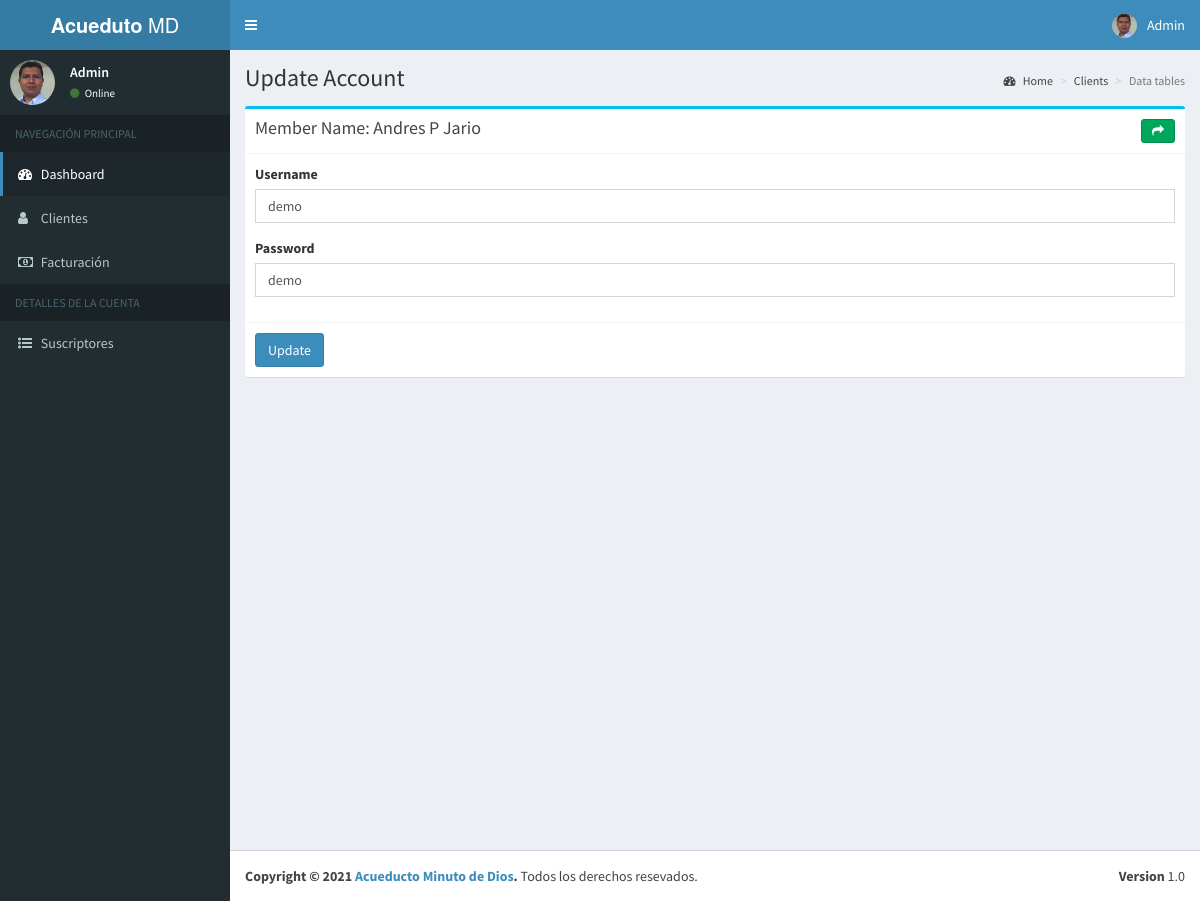
/admin/memEdituser.php?q=23 (signed in), run on the app's committed database.
### tables this page shows
CREATE TABLE `tblclientuser` (
  `id` int(10) NOT NULL,
  `username` varchar(50) NOT NULL,
  `password` varchar(60) NOT NULL,
  `clientID` varchar(60) NOT NULL,
  `acc_status` int(11) NOT NULL,
  `role` varchar(100) NOT NULL,
  `created_on` date NOT NULL,
  `name` varchar(100) NOT NULL
);

CREATE TABLE `tblclient` (
  `id` int(10) NOT NULL,
  `cnumber` varchar(250) NOT NULL,
  `lname` varchar(60) NOT NULL,
  `fname` varchar(60) NOT NULL,
  `mi` varchar(2) NOT NULL,
  `address` varchar(60) NOT NULL,
  `contact` varchar(15) NOT NULL,
  `created_on` varchar(100) NOT NULL,
  `status` int(11) NOT NULL,
  `meternum` varchar(100) NOT NULL,
  `todate` varchar(100) NOT NULL
);

### admin/includes/session.php (called while the page is built, shortened)
<?php
	include 'conn.php';
	$sql = "SELECT * FROM tblclientuser WHERE id = '".$_SESSION['userid']."'";
	$query = $conn->query($sql);
	$user = $query->fetch_assoc();
?>

### admin/memEdituser.php (the view, shortened to what this page needs)
<?php include "includes/header.php";
if(isset($_GET['q'])){
$sql = "SELECT * FROM tblclient WHERE id=".$_GET['q'];
$query = $conn->query($sql);
$urow = $query->fetch_assoc();
}
$lname= $urow['lname'] ;
$fname=$urow['fname'] ;
$mi=$urow['mi'] ;
$sql = "SELECT * FROM tblclientuser WHERE clientID=".$_GET['q'];
$query = $conn->query($sql);
$urow = $query->fetch_assoc();
?>
  <body class="skin-blue sidebar-mini">
    <div class="wrapper">
	 <?php include "includes/topnavbar.php";?>
	<?php include "includes/sidebar.php";?>
      <div class="content-wrapper">
        <section class="content-header">
          <h1>
			Update Account
          </h1>
          <ol class="breadcrumb">
            <li><a href="#"><i class="fa fa-dashboard"></i> Home</a></li>
            <li><a href="#">Clients</a></li>
            <li class="active">Data tables</li>
          </ol>
        </section>
        <section class="content">
           <div class="row">
            <div class="col-xs-12">
              <div class="box box-info">
                <div class="box-header with-border">
                  <h3 class="box-title">Member Name: <?php echo $fname.' '.$mi.' '.$lname;?></h3>
				  <a href="clients.php" class="btn btn-success btn-sm pull-right"><i class="fa fa-share"></i></a>
                </div>
                <form role="form" action="memEditusersave.php" method="POST">
                  <div class="box-body">
                    <div class="form-group">
					   <label>Username</label>
						<input class="form-control" name="username" value="<?php echo $urow['username'];?>" placeholder="username" required>
					  </div>
					  <div class="form-group">
					   <label>Password</label>
						<input class="form-control" name="password" value="<?php echo $urow['password'];?>" placeholder="password" required>
					  </div>
                  </div>
                  <div class="box-footer">
                    <button type="submit" name="btnUpdate" class="btn btn-primary">Update </button>
                  </div>
                </form>
              </div>
            </div>
          </div>
        </section>
      </div>
     <?php require_once "includes/footer.php";?>
    </div>
  </body>
</html>

### admin/includes/topNavbar.php (shortened to what this page needs)
<header class="main-header">
    <a href="#" class="logo">
      <span class="logo-lg"><b>Acueduto</b> MD</span>
    </a>
    <nav class="navbar navbar-static-top" role="navigation">
      <a href="#" class="sidebar-toggle" data-toggle="offcanvas" role="button">
      </a>
      <div class="navbar-custom-menu">
        <ul class="nav navbar-nav">
          <li class="dropdown user user-menu">
            <a href="#" class="dropdown-toggle" data-toggle="dropdown">
              <img src="../dist/img/user0-128x128.jpg" class="user-image" alt="User Image" />
              <span class="hidden-xs"><?php echo $user['role'];?></span>
            </a>
          </li>
        </ul>
      </div>
    </nav>
  </header>

### admin/includes/sidebar.php
   <aside class="main-sidebar">
     <section class="sidebar">
       <div class="user-panel">
         <div class="pull-left image">
           <img src="../dist/img/user0-128x128.jpg" class="img-circle" alt="User Image" />
         </div>
         <div class="pull-left info">
           <p><?php echo $user['role'];?></p>
           <a href="#"><i class="fa fa-circle text-success"></i> Online</a>
         </div>
       </div>
       <ul class="sidebar-menu">
         <li class="header">NAVEGACIÓN PRINCIPAL</li>
         <li class="active treeview">
           <a href="dashboard.php">
             <i class="fa fa-dashboard"></i> <span>Dashboard</span>
           </a>
         </li>
         <li><a href="clients.php"><i class="fa fa-user"></i> <span>Clientes</span></a></li>
         <li><a href="bill.php"><i class="fa fa-money"></i> <span>Facturación</span></a></li>
<li class="header">DETALLES DE LA CUENTA</li>
         <li><a href="member.php"><i class="fa fa-list-ul" aria-hidden="true"></i> <span>Suscriptores</span></a></li>
       </ul>
     </section>
   </aside>

### data on the page
tblclientuser: role "Admin"
tblclient: fname "Andres", mi "P", lname "Jario"
tblclientuser: username "demo", password "demo"
